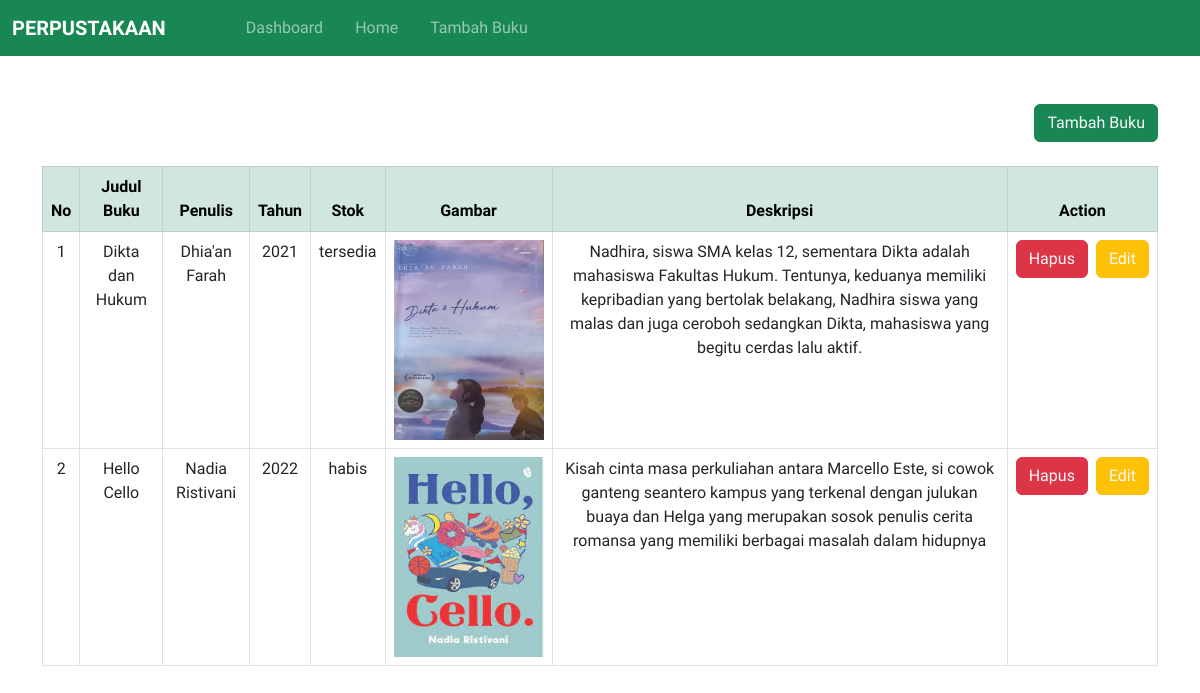
The app's page /admin/home.php (signed in) with its own data.
### tables this page shows
CREATE TABLE `buku` (
  `id` int(11) NOT NULL,
  `judul` varchar(100) NOT NULL,
  `penulis` varchar(100) NOT NULL,
  `gambar` varchar(100) NOT NULL,
  `tahun` date NOT NULL,
  `deskripsi` varchar(255) NOT NULL,
  `stok` enum('tersedia','habis') NOT NULL
);

### admin/home.php (the view, shortened to what this page needs)
<?php
require_once "../koneksi.php";
$query = mysqli_query($koneksi, "SELECT * FROM buku");
?>
<!DOCTYPE html>
<html lang="en">
  <head>
    <link
      href="https://cdn.jsdelivr.net/npm/bootstrap@5.3.0/dist/css/bootstrap.min.css"
      rel="stylesheet"
    />
    <link rel="stylesheet" href="../stye.css" />
  </head>
  <body>
    <nav class="navbar navbar-expand-lg bg-success navbar-dark">
      <div class="container-fluid">
        <a class="navbar-brand fw-bold text-uppercase" href="admin.php"
          >Perpustakaan</a
        >
        <div class="collapse navbar-collapse" id="navbarNavAltMarkup">
          <div class="navbar-nav mx-5">
            <a class="nav-link px-3" href="dashboard.php">Dashboard</a>
            <a class="nav-link px-3" href="home.php">Home</a>
            <a class="nav-link px-3" href="tambah.php">Tambah Buku</a>
          </div>
        </div>
      </div>
    </nav>
    <div class="container mt-5">
      <div class="mb-4 d-flex justify-content-end">
        <button type="button" class="btn btn-success">
          <a href="tambah.php" class="text-light text-decoration-none"
            >Tambah Buku</a
          >
        </button>
      </div>
      <table class="table table-bordered text-center">
        <thead class="table-success">
          <tr>
            <th>No</th>
            <th>Judul Buku</th>
            <th>Penulis</th>
            <th>Tahun</th>
            <th>Stok</th>
            <th>Gambar</th>
            <th>Deskripsi</th>
            <th>Action</th>
          </tr>
        </thead>
        <tbody>
<?php
$no = 1;
foreach ($query as $item) {
    ?>
    <tr>
      <td><?php echo $no++ ?></td>
      <td><?php echo $item['judul'] ?></td>
      <td><?php echo $item['penulis'] ?></td>
      <td><?php echo date('Y', strtotime($item['tahun'])) ?></td>
      <td><?php echo $item['stok'] ?></td>
      <td><img src="../img/<?php echo $item['gambar'] ?>" width="150" height="200"></td>
      <td><?php echo $item['deskripsi'] ?></td>
      <td>
          <div class="d-flex gap-2 justify-content-center">
            <button type="button" class="btn btn-danger"><a class="text-light text-decoration-none" href="hapus.php?idx=<?=$item['id']?>">Hapus</a></button>
            <button type="button" class="btn btn-warning"><a class="text-light text-decoration-none" href="edit.php?idx=<?php echo $item['id'] ?>">Edit</a></button>
          </div>
        </td>
    </tr>
<?php
}
?>
        </tbody>
      </table>
    </div>
  </body>
</html>

### stye.css (style rules this page uses)
body { font-family: "Sora", sans-serif; }

### records on screen
buku: judul "Dikta dan Hukum", penulis "Dhia'an Farah", tahun "2021", stok "tersedia", gambar (picture), deskripsi "Nadhira, siswa SMA kelas 12, sementara Dikta adalah mahasiswa Fakultas Hukum. Tentunya, keduanya memiliki kepribadian yang bertolak belakang, Nadhira siswa yang malas dan juga ceroboh sedangkan Dikta, mahasiswa yang begitu cerdas lalu aktif."
buku: judul "Hello Cello", penulis "Nadia Ristivani", tahun "2022", stok "habis", gambar (picture), deskripsi "Kisah cinta masa perkuliahan antara Marcello Este, si cowok ganteng seantero kampus yang terkenal dengan julukan buaya dan Helga yang merupakan sosok penulis cerita romansa yang memiliki berbagai masalah dalam hidupnya"
